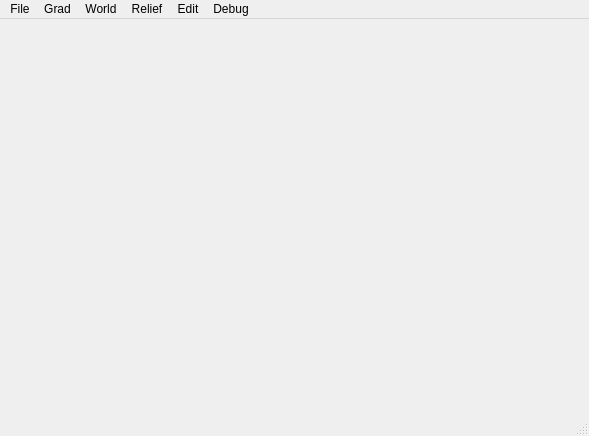
<?xml version="1.0" encoding="UTF-8"?>
<ui version="4.0">
 <class>MainWindow</class>
 <widget class="QMainWindow" name="MainWindow">
  <property name="geometry">
   <rect>
    <x>0</x>
    <y>0</y>
    <width>589</width>
    <height>436</height>
   </rect>
  </property>
  <property name="windowTitle">
   <string>MainWindow</string>
  </property>
  <widget class="QWidget" name="centralwidget">
   <widget class="QWidget" name="wgtCentral" native="true">
    <property name="geometry">
     <rect>
      <x>30</x>
      <y>20</y>
      <width>481</width>
      <height>311</height>
     </rect>
    </property>
    <property name="sizePolicy">
     <sizepolicy hsizetype="Maximum" vsizetype="Maximum">
      <horstretch>0</horstretch>
      <verstretch>0</verstretch>
     </sizepolicy>
    </property>
    <widget class="QWidget" name="horizontalLayoutWidget">
     <property name="geometry">
      <rect>
       <x>40</x>
       <y>40</y>
       <width>431</width>
       <height>261</height>
      </rect>
     </property>
     <layout class="QHBoxLayout" name="horizontalLayout">
      <property name="sizeConstraint">
       <enum>QLayout::SetMaximumSize</enum>
      </property>
     </layout>
    </widget>
   </widget>
  </widget>
  <widget class="QMenuBar" name="menubar">
   <property name="geometry">
    <rect>
     <x>0</x>
     <y>0</y>
     <width>589</width>
     <height>21</height>
    </rect>
   </property>
   <widget class="QMenu" name="menuFile">
    <property name="title">
     <string>File</string>
    </property>
    <addaction name="separator"/>
    <addaction name="separator"/>
    <addaction name="actionFileNew_Grad_Config"/>
    <addaction name="separator"/>
    <addaction name="actionFileOpen_Grad_Descent"/>
    <addaction name="separator"/>
    <addaction name="actionFileSave_Grad_Config"/>
    <addaction name="actionFileSave_Grad_Config_As"/>
    <addaction name="separator"/>
    <addaction name="actionFileExit"/>
   </widget>
   <widget class="QMenu" name="menuGrad">
    <property name="title">
     <string>Grad</string>
    </property>
    <widget class="QMenu" name="menuCount_of_Viewports">
     <property name="title">
      <string>Count of Viewports</string>
     </property>
     <addaction name="actionGradSetDraw2"/>
     <addaction name="actionGradSetDraw3"/>
     <addaction name="actionGradSetDraw4"/>
     <addaction name="actionGradSetDraw6"/>
     <addaction name="actionGradSetDraw9"/>
     <addaction name="actionGrad_SetDrawCount_Custom"/>
    </widget>
    <addaction name="actionGradSwitch_Show_One_All"/>
    <addaction name="menuCount_of_Viewports"/>
    <addaction name="separator"/>
    <addaction name="actionGradSwitch_Pespective_for_Current"/>
    <addaction name="actionGradSwitch_Pespective_for_All"/>
    <addaction name="actionGradReset_View_Point_for_Current"/>
    <addaction name="actionGradReset_View_Point_for_All"/>
    <addaction name="separator"/>
    <addaction name="actionGradChange_Population_size"/>
    <addaction name="actionGradSettings"/>
    <addaction name="separator"/>
    <addaction name="actionGradCalc_Bonds"/>
    <addaction name="actionGradStart_Phase_1"/>
    <addaction name="actionGradStart_Phase_1_for_Current_Config"/>
    <addaction name="actionGradRemove_Uncovered"/>
    <addaction name="actionGradStart_Phase_2"/>
    <addaction name="actionGradStart_Phase_2_for_Current_Config"/>
    <addaction name="actionGradStop"/>
    <addaction name="separator"/>
    <addaction name="actionShow_Tables"/>
    <addaction name="separator"/>
   </widget>
   <widget class="QMenu" name="menuRelief">
    <property name="title">
     <string>Relief</string>
    </property>
    <addaction name="actionRelief_Relief_Creator"/>
   </widget>
   <widget class="QMenu" name="menuWorld">
    <property name="title">
     <string>World</string>
    </property>
    <addaction name="actionWorld_Show_Coords"/>
    <addaction name="separator"/>
    <addaction name="actionWorld_Show_Abonents"/>
   </widget>
   <widget class="QMenu" name="menuEdit">
    <property name="title">
     <string>Edit</string>
    </property>
    <addaction name="actionEdit_Add_New_Route"/>
    <addaction name="actionEdit_Finish_Route"/>
    <addaction name="separator"/>
    <addaction name="actionEdit_Delete_Route"/>
    <addaction name="separator"/>
    <addaction name="actionEdit_Edit_Signal_Nodes_for_All"/>
    <addaction name="actionEdit_Edit_Signal_Nodes_for_Current"/>
    <addaction name="separator"/>
    <addaction name="actionEdit_Edit_Routes"/>
    <addaction name="separator"/>
    <addaction name="actionEdit_Change_Count_of_Nodes"/>
   </widget>
   <widget class="QMenu" name="menuDebug">
    <property name="title">
     <string>Debug</string>
    </property>
    <addaction name="actionTwoLines"/>
    <addaction name="separator"/>
    <addaction name="actionDebug_Get_Last_Cost_For_Current"/>
   </widget>
   <addaction name="menuFile"/>
   <addaction name="menuGrad"/>
   <addaction name="menuWorld"/>
   <addaction name="menuRelief"/>
   <addaction name="menuEdit"/>
   <addaction name="menuDebug"/>
  </widget>
  <widget class="QStatusBar" name="statusbar"/>
  <action name="actionFileExit">
   <property name="text">
    <string>Exit</string>
   </property>
  </action>
  <action name="actionFileOpen_Grad_Descent">
   <property name="text">
    <string>&amp;Open Grad Descent</string>
   </property>
   <property name="shortcut">
    <string>Ctrl+O</string>
   </property>
  </action>
  <action name="actionGradSetDraw2">
   <property name="text">
    <string>2</string>
   </property>
   <property name="shortcut">
    <string>Ctrl+2</string>
   </property>
  </action>
  <action name="actionGradSetDraw3">
   <property name="text">
    <string>3</string>
   </property>
   <property name="shortcut">
    <string>Ctrl+3</string>
   </property>
  </action>
  <action name="actionGradSwitch_Show_One_All">
   <property name="text">
    <string>Switch Show One/All</string>
   </property>
   <property name="shortcut">
    <string>F</string>
   </property>
  </action>
  <action name="actionGradSwitch_Pespective_for_Current">
   <property name="text">
    <string>Switch Pespective for Current</string>
   </property>
   <property name="shortcut">
    <string>P</string>
   </property>
  </action>
  <action name="actionGradSwitch_Pespective_for_All">
   <property name="text">
    <string>Switch Pespective for All</string>
   </property>
   <property name="shortcut">
    <string>Alt+P</string>
   </property>
  </action>
  <action name="actionGradReset_View_Point_for_Current">
   <property name="text">
    <string>Reset View Point for Current</string>
   </property>
   <property name="shortcut">
    <string>R</string>
   </property>
  </action>
  <action name="actionGradReset_View_Point_for_All">
   <property name="text">
    <string>Reset View Point for All</string>
   </property>
   <property name="shortcut">
    <string>Alt+R</string>
   </property>
  </action>
  <action name="actionGradSetDraw4">
   <property name="text">
    <string>4</string>
   </property>
   <property name="shortcut">
    <string>Ctrl+4</string>
   </property>
  </action>
  <action name="actionGradSetDraw6">
   <property name="text">
    <string>6</string>
   </property>
   <property name="shortcut">
    <string>Ctrl+6</string>
   </property>
  </action>
  <action name="actionGradSetDraw9">
   <property name="text">
    <string>9</string>
   </property>
   <property name="shortcut">
    <string>Ctrl+9</string>
   </property>
  </action>
  <action name="actionGradStart_Phase_1">
   <property name="text">
    <string>Start Phase 1</string>
   </property>
   <property name="shortcut">
    <string>S</string>
   </property>
  </action>
  <action name="actionGradStop">
   <property name="enabled">
    <bool>false</bool>
   </property>
   <property name="text">
    <string>Stop</string>
   </property>
   <property name="shortcut">
    <string>Esc</string>
   </property>
  </action>
  <action name="actionGradSettings">
   <property name="text">
    <string>Settings</string>
   </property>
  </action>
  <action name="actionGradStart_Phase_2">
   <property name="text">
    <string>Start Phase 2</string>
   </property>
  </action>
  <action name="actionGradRemove_Uncovered">
   <property name="text">
    <string>Remove Uncovered</string>
   </property>
  </action>
  <action name="actionGradChange_Population_size">
   <property name="text">
    <string>Change Population size</string>
   </property>
  </action>
  <action name="actionShow_Tables">
   <property name="enabled">
    <bool>true</bool>
   </property>
   <property name="text">
    <string>Show Tables</string>
   </property>
   <property name="shortcut">
    <string>Ctrl+T</string>
   </property>
  </action>
  <action name="actionGradCalc_Bonds">
   <property name="text">
    <string>Calc Bonds</string>
   </property>
  </action>
  <action name="actionRelief_Relief_Creator">
   <property name="text">
    <string>Relief Creator...</string>
   </property>
  </action>
  <action name="actionFileSave_Grad_Config">
   <property name="enabled">
    <bool>false</bool>
   </property>
   <property name="text">
    <string>Save Grad Config</string>
   </property>
  </action>
  <action name="actionWorld_Show_Coords">
   <property name="checkable">
    <bool>true</bool>
   </property>
   <property name="checked">
    <bool>true</bool>
   </property>
   <property name="text">
    <string>Show Coords</string>
   </property>
  </action>
  <action name="actionEdit_Add_New_Route">
   <property name="text">
    <string>Add New Route</string>
   </property>
  </action>
  <action name="actionEdit_Finish_Route">
   <property name="enabled">
    <bool>false</bool>
   </property>
   <property name="text">
    <string>Finish Route</string>
   </property>
  </action>
  <action name="actionFileNew_Grad_Config">
   <property name="text">
    <string>New Grad Config</string>
   </property>
  </action>
  <action name="actionFileSave_Grad_Config_As">
   <property name="enabled">
    <bool>false</bool>
   </property>
   <property name="text">
    <string>Save Grad Config As...</string>
   </property>
  </action>
  <action name="actionEdit_Delete_Route">
   <property name="enabled">
    <bool>false</bool>
   </property>
   <property name="text">
    <string>Delete Route</string>
   </property>
  </action>
  <action name="actionEdit_Edit_Signal_Nodes_for_All">
   <property name="enabled">
    <bool>false</bool>
   </property>
   <property name="text">
    <string>Edit Signal Nodes for All...</string>
   </property>
  </action>
  <action name="actionTwoLines">
   <property name="text">
    <string>TwoLines</string>
   </property>
  </action>
  <action name="actionGradStart_Phase_1_for_Current_Config">
   <property name="text">
    <string>Start Phase 1 for Current Config</string>
   </property>
  </action>
  <action name="actionGradStart_Phase_2_for_Current_Config">
   <property name="text">
    <string>Start Phase 2 for Current Config</string>
   </property>
  </action>
  <action name="actionEdit_Edit_Signal_Nodes_for_Current">
   <property name="enabled">
    <bool>false</bool>
   </property>
   <property name="text">
    <string>Edit Signal Nodes for Current...</string>
   </property>
  </action>
  <action name="actionWorld_Show_Abonents">
   <property name="checkable">
    <bool>false</bool>
   </property>
   <property name="enabled">
    <bool>false</bool>
   </property>
   <property name="text">
    <string>Show Abonents</string>
   </property>
  </action>
  <action name="actionEdit_Edit_Routes">
   <property name="enabled">
    <bool>false</bool>
   </property>
   <property name="text">
    <string>Edit Routes...</string>
   </property>
  </action>
  <action name="actionEdit_Change_Count_of_Nodes">
   <property name="enabled">
    <bool>false</bool>
   </property>
   <property name="text">
    <string>Change Count of Nodes...</string>
   </property>
  </action>
  <action name="actionDebug_Get_Last_Cost_For_Current">
   <property name="text">
    <string>Get Last Cost For Current</string>
   </property>
  </action>
  <action name="actionGrad_SetDrawCount_Custom">
   <property name="text">
    <string>Custom...</string>
   </property>
  </action>
 </widget>
 <resources/>
 <connections/>
</ui>
